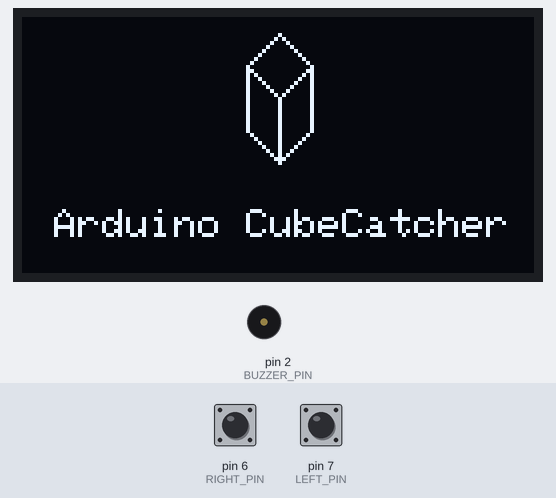
Bench run of a sketch on a simulated Arduino Uno, built with avr-gcc and run on an emulated ATmega328P. Shown: 128×64 one-colour display, buzzer (waves = sounding). The inputs (shaded band) are chosen by the test bench; at power-on: pin 6 (RIGHT_PIN) LOW, pin 7 (LEFT_PIN) LOW. The display library's start-up logo is not drawn; random numbers use the default seed unless the sketch sets one.

Above: at 0.3 s.
6.5 s: pin 6 (RIGHT_PIN) pulled HIGH for 3.2 s
At 6.98 s:
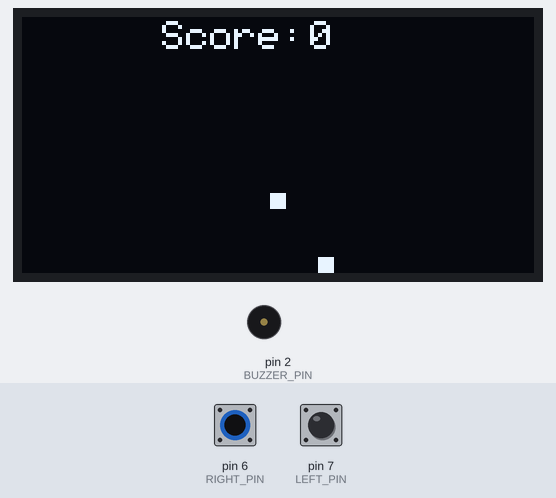
10.3 s: pin 7 (LEFT_PIN) pulled HIGH for 0.15 s
11.0 s: pin 6 (RIGHT_PIN) pulled HIGH for 0.15 s
11.7 s: pin 7 (LEFT_PIN) pulled HIGH for 1 s
At 12.22 s:
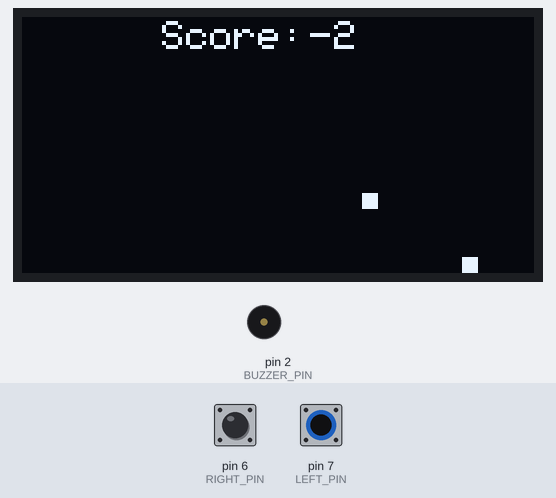
Timing chart, 0 to 16.9 s (numbered marks = the images above; inputs shaded):
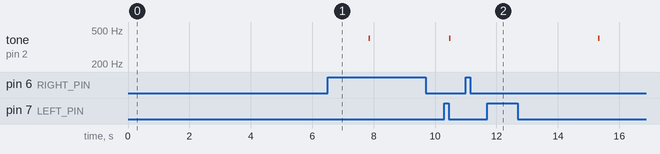

The sketch:

Arduino_CubeCatcher.ino
```cpp
#include <SPI.h>
#include <Wire.h>
#include <Adafruit_GFX.h>
#include <Adafruit_SH110X.h>

struct game_object{
  int x;
  int y;
};

game_object Player;
game_object Cube;

#define I2C_ADDRESS 0x3C
#define SCREEN_WIDTH 128
#define SCREEN_HEIGHT 64
#define OLED_RESET -1

#define LEFT_PIN 7
#define RIGHT_PIN 6
#define BUZZER_PIN 2


int leftState = 0;
int rightState = 0;
int score = 0;

unsigned long previousClicked = 5000; // This is when the game should start: 5 seconds after the code runs
unsigned long previousCubeMovement = 5000;
const long AllowedClickInterval = 25;
const long AllowedCubeMovementInterval = 50;
const long AllowedBuzzerInterval = 1000;


Adafruit_SH1106G display = Adafruit_SH1106G(SCREEN_WIDTH, SCREEN_HEIGHT, &Wire, OLED_RESET);

/*
Remember to check your I2C address and screen resolution if you have a different screen.
Mine is a GME12864-77 which uses the SH110X driver, but some would need to use SSD1306 instead
*/

void setup(){
  delay(100);
  Serial.begin(9600);

  pinMode(LEFT_PIN, INPUT);
  pinMode(RIGHT_PIN, INPUT);
  pinMode(BUZZER_PIN, OUTPUT);

  display.begin(I2C_ADDRESS, true);
  display.display();
  display.clearDisplay();

  gameDataLoader();
  menu();

}

void menu(){
  delay(100);

  // Draw a cube
  display.drawFastVLine(56, 12, 16, SH110X_WHITE);
  display.drawFastVLine(64, 20, 16, SH110X_WHITE);
  display.drawFastVLine(72, 12, 16, SH110X_WHITE);

  display.drawLine(56,12, 64, 4, SH110X_WHITE );
  display.drawLine(72,12, 64, 4, SH110X_WHITE );

  display.drawLine(56, 28, 64, 36, SH110X_WHITE);
  display.drawLine(72, 28, 64, 36, SH110X_WHITE);

  display.drawLine(56, 12,64, 20, SH110X_WHITE);
  display.drawLine(72, 12, 64, 20, SH110X_WHITE);

  // Title

  display.setTextColor(SH110X_WHITE);

  display.setTextSize(1);

  display.setCursor(8, 48);
  display.print("Arduino CubeCatcher");

  display.display();

  delay(5000);
  display.clearDisplay();
}

bool collisionDectection(int player_x, int player_y, int cube_x, int cube_y, int size){
  if( (abs(player_x - cube_x) < size) && (abs(player_y - cube_y) < size) ){
    return true;
  }
  else {
    return false;
  }
}

// The initial position of the game objects
void gameDataLoader(){
  Player.x = 63;
  Player.y = 60;

  Cube.x = 62;
  Cube.y = 16;
}

// This is a balancing feature preventing the case that the cube will spawn so far from the player that you can not catch it
int generateCubeX(int player_x, int range){
  int cube_x = static_cast<int>(random(player_x-range,player_x+range));
  if(cube_x < 1){
    cube_x = 1;
  }
  if(cube_x > 123){
    cube_x = 123;
  }
  return cube_x;
}

void loop(){
  unsigned long currentStamp = millis();

  display.setTextColor(SH110X_WHITE);

  display.setTextSize(1);

  display.setCursor(35, 1);
  display.print("Score:");

  display.setCursor(72, 1);
  display.print(score);

  // Draw the player and the cube character

  display.fillRect(Player.x, Player.y, 4, 4, SH110X_WHITE);
  display.fillRect(Cube.x, Cube.y, 4, 4, SH110X_WHITE);

  leftState = digitalRead(LEFT_PIN);
  rightState = digitalRead(RIGHT_PIN);
/*
  I need to limit of the speed of how the player character moves along with the falling speed of the cube, but using delay() will stop the code from running
  So I set up two time intervals declared at the beginning of the program, and only allow movement when the span between the previous movement and the current movement
  is greater than my allowed time interval
  For reference, see: https://docs.arduino.cc/built-in-examples/digital/BlinkWithoutDelay/
*/
  if (leftState == HIGH && (currentStamp - previousClicked >= AllowedClickInterval)) {
    previousClicked =  millis();
    if(Player.x <= 1){
      Player.x++;
    }
    else{
      Player.x--;
    }
  }

  if (rightState == HIGH && (currentStamp - previousClicked >= AllowedClickInterval) ){
    previousClicked = millis();
    if(Player.x >= 123){
      Player.x--;
    }else{
      Player.x++;
    }
  }

  if(currentStamp - previousCubeMovement >= AllowedCubeMovementInterval){
    Cube.y++;
    previousCubeMovement = millis();
  }

  if(Cube.y == 64){
    Cube.y = 16;
    Cube.x = generateCubeX(Player.x, 80);
    tone(BUZZER_PIN, 400, 50);
    score--;
  }

  // No need for collision detection when the cube is too far away
  if (Cube.y >= 56){
    if(collisionDectection(Player.x, Player.y, Cube.x, Cube.y, 4)){
      Cube.y = 16;
      Cube.x = generateCubeX(Player.x, 80);
      score++;
    }
  }

  display.display();

  display.clearDisplay();
}
```

Measured:
- what the display in image 0 shows lasts 5.0 s, from 0.3 s to 5.3 s
